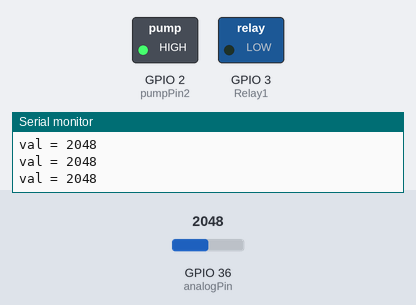
This sketch was run on a simulated ESP32. On the bench: switched loads named in the sketch (green lamp = pin HIGH), the last lines printed to the serial monitor. The inputs (shaded band) are chosen by the test bench; at power-on: GPIO 36 (analogPin) = 2048. WiFi joins after 1.5 s; servers stay silent unless stated; no MQTT or app messages arrive unless stated.

Above: at 4.2 s.
4.3 s: GPIO 36 (analogPin) set to 535
5.8 s: GPIO 36 (analogPin) set to 482
At 7.0 s:
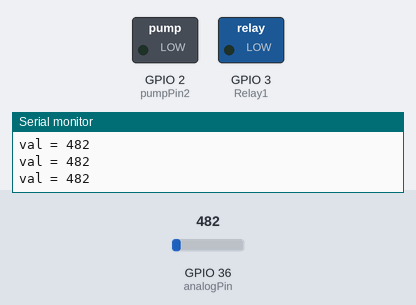
7.3 s: GPIO 36 (analogPin) set to 1228
At 8.5 s:
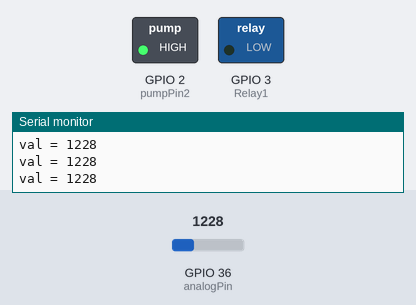
Timing chart, 0 to 9.8 s (numbered marks = the images above; inputs shaded):
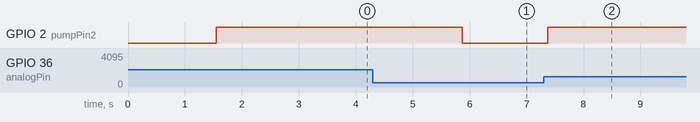

Measured:
- the behaviour switches between 501 and 500 on GPIO 36 (analogPin) (found by bisection; images 0 and 1)
- after the input at 5.8 s, GPIO 2 (pumpPin2): HIGH → LOW after 0.07 s
- after the input at 7.3 s, GPIO 2 (pumpPin2): LOW → HIGH after 0.07 s

The sketch:

firmware.ino
```cpp
#include <WiFi.h>
#include <WiFiClient.h>
#include <WiFiServer.h>
#include <PubSubClient.h>


/*const char* topic = "server";
#define mqtt_server "driver.cloudmqtt.com"
#define mqtt_port 18763
#define mqtt_user "ktzuvtgv"
#define mqtt_password  "nRcALzAXMNjj"*/

const char* topic = "project";
#define mqtt_server "broker.hivemq.com"
#define mqtt_port 1883
#define mqtt_user ""
#define mqtt_password  ""

WiFiClient espClient;
PubSubClient client(espClient);


int analogPin = A0;
int val = 0;
int Relay1 = 3;       //led
char *led_status = "off";
char *water_status = "stop";
int pumpPin2 = 2;    //ปั้ม


//Wi-Fi settings
const char* ssid = "cutesuaywifi28";
const char* password = "suaymak28";
void setup() {
          /*------------NETWORK-------------*/

Serial.begin(9600);
pinMode(pumpPin2, OUTPUT); // sets the pin as output
Serial.begin(4800);
pinMode(Relay1, OUTPUT);
Serial.begin(115200);

Serial.println();
Serial.print("Connecting to");
Serial.println(ssid);
WiFi.begin(ssid,password);
while (WiFi.status() != WL_CONNECTED)
{
  delay(500);
  Serial.print(".");
}
    Serial.println("");
    Serial.println("Wifi connected ");
    Serial.println("IP Address:");
    Serial.println(WiFi.localIP());

    /*------------MQTT-------------*/
client.setServer(mqtt_server,mqtt_port);
client.setCallback(callback);

}

void loop() {
if(!client.connected())
{
  Serial.print("MQTT Connecting...");
  if(client.connect("ESP32Client",mqtt_user,mqtt_password))
  {
    client.subscribe(topic);
    Serial.println("Connected");
  }
  else
  {
    Serial.print("failed,rc =");
    Serial.print(client.state());
    Serial.println("Try agian in 5 seconds");
    delay(5000);
    return;
  }
}
          /*---------------------------------*/
val = analogRead(analogPin); //อ่านค่าสัญญาณ analog
Serial.print("val = "); // พิมพ์ข้อมความส่งเข้าคอมพิวเตอร์ "val = "
Serial.println(val); // พิมพ์ค่าของตัวแปร val
if (val > 500) {
digitalWrite(pumpPin2, HIGH); // สั่งให้ ปั้มน้ำเปิด
}
else {
digitalWrite(pumpPin2, LOW); // สั่งให้ ปั้มน้ำเปิด


}
delay(100);
client.loop();
}

void callback(char* topic,byte* payload,unsigned int length)
{
  Serial.print("Message from");
  Serial.println(topic);

  String msg = "";
  int i = 0;
  while(1 < length)
  {
    msg += (char)payload[i++];
  }
  Serial.print("receive");
  Serial.println(msg);

  if (msg == "on")
  {
    digitalWrite(Relay1,1);
  }else if (msg == "off")
    {
      digitalWrite(Relay1,0);
    }

    if (msg == "run")
    {
      digitalWrite(Relay1,1);
    }else if (msg == "stop")
    {
      digitalWrite(Relay1,0);
    }


}
```
